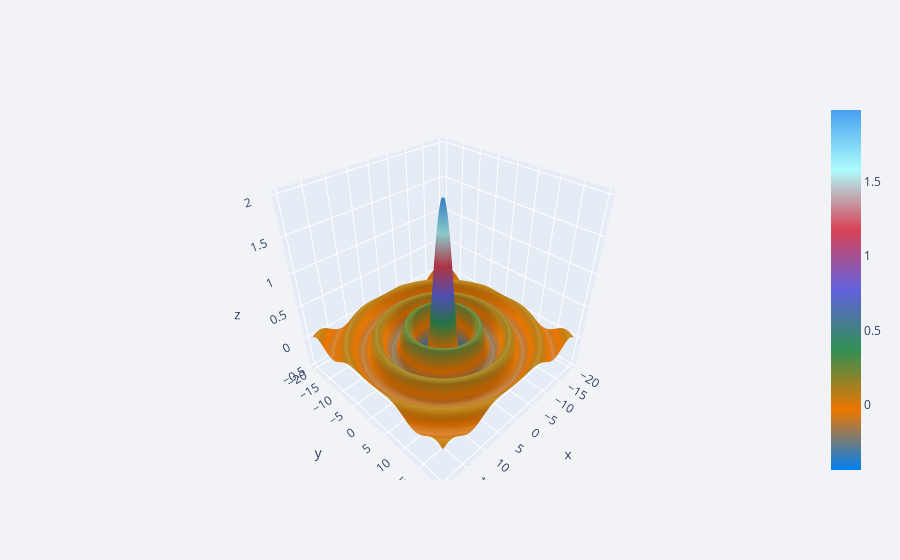

Source (notebook cell):
### Code cell
sinw.iplot(kind='surface')

### Figure 1 — Plotly figure (JSON) as saved in the notebook; plotly's stock layout.template omitted (floating-point values rounded to 4 significant figures; data arrays with more than 128 entries replaced by an {"elided": "..."} marker saying what was removed)
{"data": [{"colorscale": [[0, "rgb(0, 128, 240)"], [0.1667, "rgb(238, 118, 0)"], [0.3333, "rgb(48, 144, 84)"], [0.5, "rgb(98, 98, 222)"], [0.6667, "rgb(217, 66, 85)"], [0.8333, "rgb(173, 252, 252)"], [1, "rgb(70, 160, 240)"]], "type": "surface", "x": {"elided": "160 float values"}, "y": {"elided": "160 float values"}, "z": {"elided": "160x160 float values"}}], "layout": {"legend": {"bgcolor": "#F2F3F7", "font": {"color": "#505050"}}, "paper_bgcolor": "#F2F3F7", "plot_bgcolor": "#F2F3F7", "title": {"font": {"color": "#484848"}}, "xaxis": {"gridcolor": "#E1E5ED", "showgrid": true, "tickfont": {"color": "#505050"}, "title": {"font": {"color": "#505050"}, "text": ""}, "zerolinecolor": "#E1E5ED"}, "yaxis": {"gridcolor": "#E1E5ED", "showgrid": true, "tickfont": {"color": "#505050"}, "title": {"font": {"color": "#505050"}, "text": ""}, "zerolinecolor": "#E1E5ED"}}}
